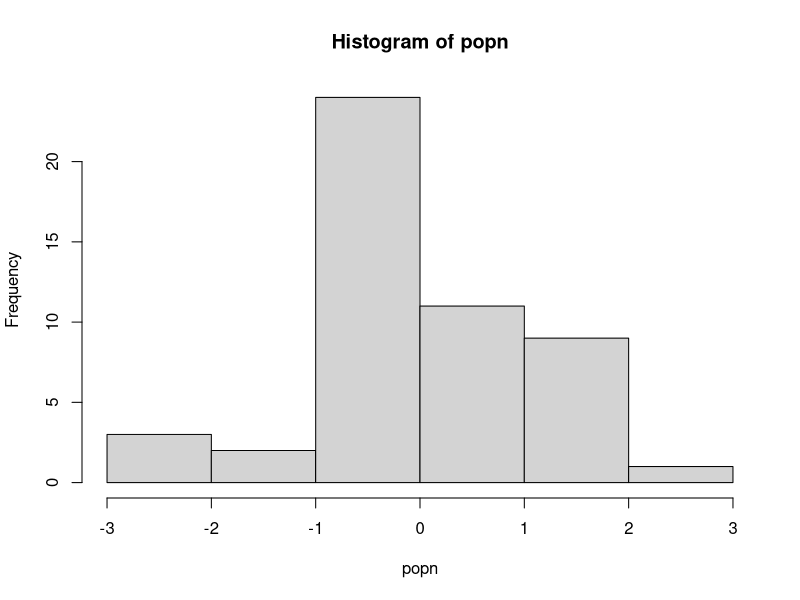

Reproduce this figure in R.
# use try keyword to catch the error and keep going instead of having R throw you out

# write a function
doit <- function(x){
  temp_x <- sample(x, replace = TRUE)
  if(length(unique(temp_x)) > 30){ # only take mean if sample was sufficient
    print(paste("Mean of this sample was:", as.character(mean(temp_x))))
  }
  else{
    stop("Couldn't calculate mean: too few unique values!")
  }
}

popn <- rnorm(50)
hist(popn)

result <- lapply(1:15, function(i) try(doit(popn), FALSE))
class(result)
result

result <- vector("list", 15) # Preallocate/Initialze
for (i in 1:15){
  result[[i]] <- try(doit(popn), FALSE)
}






